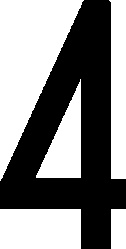
#> input picture tools/generator/font_model/140_4.jpg, 126 x 249 px; its folder holds 4 pictures in this run
$ python generate_template_plate.py
#> lines starting #> are read from the running program, lines starting #| are printed output that depends on the picture
### tools/generator/generate_multi_plate_align.py
import numpy as np
import cv2
import os
import argparse
from glob import glob
from tqdm import tqdm

from plate_number import random_select, generate_plate_number_white, generate_plate_number_yellow_xue
from plate_number import generate_plate_number_black_gangao, generate_plate_number_black_shi, generate_plate_number_black_ling
from plate_number import generate_plate_number_blue, generate_plate_number_yellow_gua
from plate_number import letters, digits


def get_location_data(length=7, split_id=1, height=140):
    """
    获取车牌号码在底牌中的位置
    length: 车牌字符数，7或者8，7为普通车牌、8为新能源车牌
    split_id: 分割空隙
    height: 车牌高度，对应单层和双层车牌
    """
    # 字符位置
    location_xy = np.zeros((length, 4), dtype=np.int32)

    # 单层车牌高度
    if height == 140:
        # 单层车牌，y轴坐标固定
        location_xy[:, 1] = 25
        location_xy[:, 3] = 115
        # 螺栓间隔
        step_split = 34 if length == 7 else 49
        # 字符间隔
        step_font = 12 if length == 7 else 9

        # 字符宽度
        width_font = 51
        for i in range(length):
            if i == 0:
                location_xy[i, 0] = 0
            elif i == split_id:
                # location_xy[i, 0] = location_xy[i - 1, 2] + step_split
                location_xy[i, 0] = location_xy[i - 1, 2] + step_font
            else:
                location_xy[i, 0] = location_xy[i - 1, 2] + step_font
            # 新能源车牌
            if length == 8 and i > 0:
                width_font = 51
            location_xy[i, 2] = location_xy[i, 0] + width_font
    else:
        # 双层车牌第一层
        location_xy[0, :] = [110, 15, 190, 75]
        location_xy[1, :] = [250, 15, 330, 75]

        # 第二层
        width_font = 65
        step_font = 15
        for i in range(2, length):
            location_xy[i, 1] = 90
            location_xy[i, 3] = 200
            if i == 2:
                location_xy[i, 0] = 27
            else:
                location_xy[i, 0] = location_xy[i - 1, 2] + step_font
            location_xy[i, 2] = location_xy[i, 0] + width_font

    return location_xy


# 字符贴上底板
# [12 lines left out: function copy_to_image_multi, not called in this run]


class MultiPlateGeneratorAlign:
    def __init__(self, adr_plate_model, adr_font):
        # 车牌底板路径
#> called with adr_plate_model = './tools/generator/plate_model', adr_font = './tools/generator/font_model'
        self.adr_plate_model = adr_plate_model
        # 车牌字符路径
        self.adr_font = adr_font

        # 车牌字符图片，预存处理
        self.font_imgs = {}
        font_filenames = glob(os.path.join(adr_font, '*jpg'))
        for font_filename in font_filenames:
            font_img = cv2.imread(font_filename, cv2.IMREAD_GRAYSCALE)
#> font_img is the input picture: shape (249, 126); min 0, max 255, mean 133.8

            if '140' in font_filename:
                font_img = cv2.resize(font_img, (45, 90))
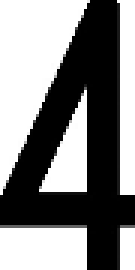
#> font_img: shape (90, 45) (shown 3 times larger); min 0, max 255, mean 132.3
            elif '220' in font_filename:
                font_img = cv2.resize(font_img, (65, 110))
            elif font_filename.split('_')[-1].split('.')[0] in letters + digits:
                font_img = cv2.resize(font_img, (43, 90))
            self.font_imgs[os.path.basename(
                font_filename).split('.')[0]] = font_img
#> pass 2 of the loop in __init__, `for font_filename in font_filenames:`:
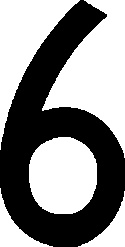
#> input picture tools/generator/font_model/140_6.jpg, 125 x 247 px
#> in __init__, font_img is the input picture: shape (247, 125); min 0, max 255, mean 138.6
#> in __init__, `font_img = cv2.resize(font_img, (45, 90))`:
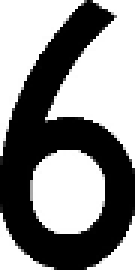
#> font_img: shape (90, 45) (shown 3 times larger); min 0, max 255, mean 138.4
#> pass 3 of the loop in __init__, `for font_filename in font_filenames:`:
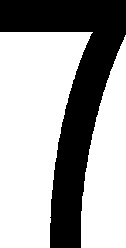
#> input picture tools/generator/font_model/140_7.jpg, 126 x 248 px
#> in __init__, font_img is the input picture: shape (248, 126); min 0, max 255, mean 165
#> in __init__, `font_img = cv2.resize(font_img, (45, 90))`:
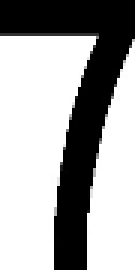
#> font_img: shape (90, 45) (shown 3 times larger); min 0, max 255, mean 164.7
#> the loop made 4 passes; the first 3 are shown

        # 字符位置
        self.location_xys = {}
        for i in [7, 8]:
            for j in [1, 2, 4]:
                for k in [140, 220]:
                    self.location_xys['{}_{}_{}'.format(i, j, k)] = \
                        get_location_data(length=i, split_id=j, height=k)
#> after the loop, self.location_xys = 12 items

    # 获取字符位置
    def get_location_multi(self, plate_number, height=140):
        length = len(plate_number)
        if '警' in plate_number:
            split_id = 1
        elif '使' in plate_number:
            split_id = 4
        else:
            split_id = 2
        return self.location_xys['{}_{}_{}'.format(length, split_id, height)]

    # 随机生成车牌号码，获取底板颜色、单双层
    # [102 lines left out: functions generate_plate_number, generate_plate, not called in this run]

    def generate_plate_special(self, plate_number, bg_color, is_double, enhance=False):
        """
        生成特定号码、颜色车牌
        :param plate_number: 车牌号码
        :param bg_color: 背景颜色，black/black_shi（使领馆）/blue/green_car（新能源轿车）/green_truck（新能源卡车）/white/white_army（军队）/yellow
        :param is_double: 是否双层
        :param enhance: 图像增强
        :return: 车牌图
        """
#> called with plate_number = '00000000', bg_color = 'green_car', is_double = False, enhance = False
        height = 220 if is_double else 140

        number_xy = self.get_location_multi(plate_number, height)
#> number_xy = [[0, 25, 51, 115], [60, 25, 111, 115], [120, 25, 171, 115], [180, 25, 231, 115], [240, 25, 291, 115], [300, 25, 351, 115], [360, 25, 411, 115], [420, 25, 471, 115]]
        img_plate_model = cv2.imread(os.path.join(self.adr_plate_model, '{}_{}.PNG'.format(bg_color, height)))
#> (the run stopped early here; a loop or call above may not have finished)
